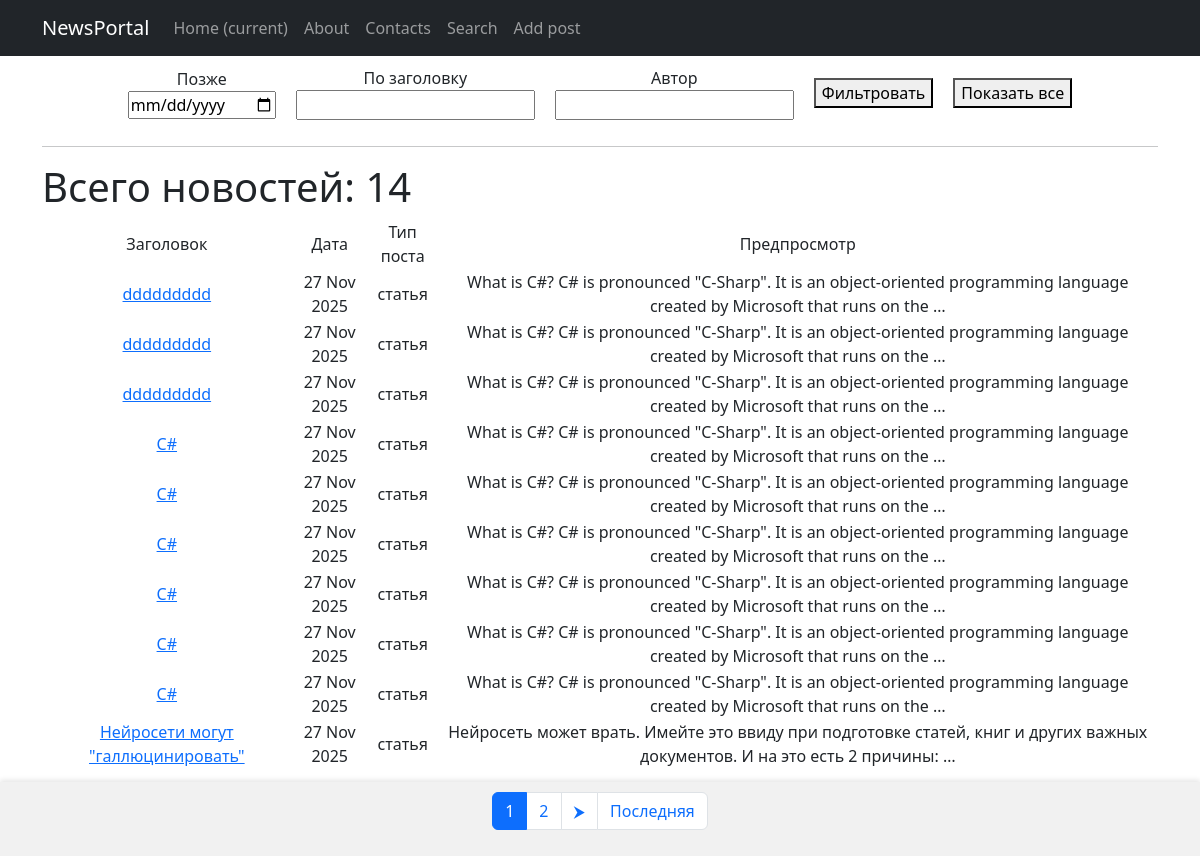
Page /news/search/ on the earlier database version.
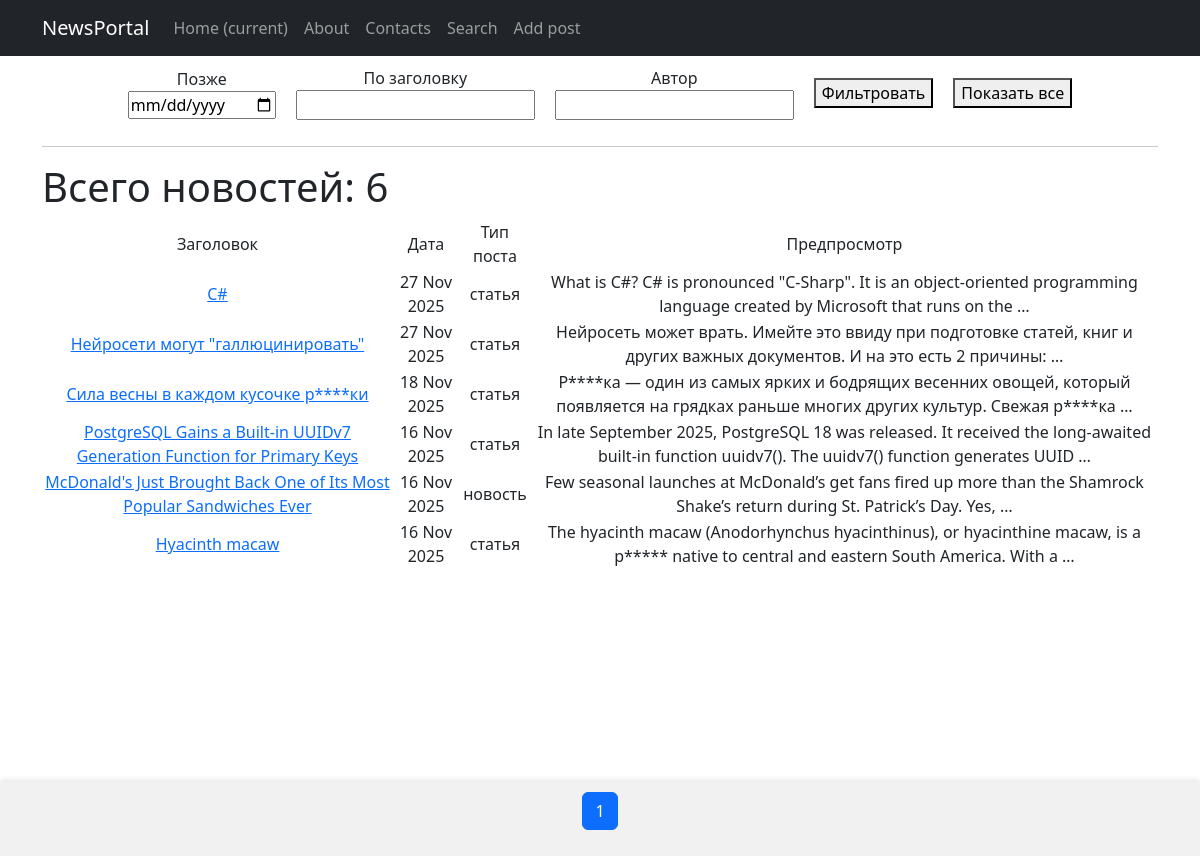
Same page on the later database version.
### news/models.py (models this page shows, shortened)
class Post(models.Model):
    POST_TYPES = [
        ('n', 'новость'),
        ('a', 'статья')
    ]
    author = models.ForeignKey(Author, on_delete=models.CASCADE)
    post_type = models.CharField(max_length=1, choices=POST_TYPES)
    date_time = models.DateTimeField(auto_now_add=True)
    category = models.ManyToManyField(Category, through='PostCategory')
    title = models.CharField(max_length=255)
    text = models.TextField()
    rating = models.IntegerField(default=0)

### news/views.py (the view)
# urls.py: path('search/', SearchNews.as_view(), name='news_search'),  # <-- новый путь
class SearchNews(ListView):
    model = Post
    ordering = '-date_time'
    template_name = 'search.html'
    context_object_name = 'news'
    paginate_by = 10
    def get_queryset(self):
        queryset = super().get_queryset()
        self.filterset = PostFilter(self.request.GET, queryset=queryset)
        return self.filterset.qs
    def get_context_data(self, **kwargs):
        context = super().get_context_data(**kwargs)
        context['filterset'] = self.filterset
        context['total_news'] = self.get_queryset().count()  # <-- добавляем общее количество
        return context

### news/templatetags/custom_filters.py (called while the page is built)
@register.filter()
def censor(txt: str):
    stop_words = ['редис', 'parrot',]
    stop_words.extend([word.title() for word in stop_words])
    for stop_word in stop_words:
        txt = txt.replace(stop_word, stop_word[0] + '*' * (len(stop_word) - 1))
    return txt

### templates/search.html (shortened to what this page needs)
{% extends 'flatpages/default.html' %}
{% load custom_filters %}
{% block content %}
<div class="page-container">
    <form method="GET" style="
        display:flex; gap:20px;
        align-items:center;
        justify-content: center; /* центрирование по горизонтали */
        flex-wrap:nowrap;
        margin-top: 10px; /* отступ сверху */
        margin-bottom: 10px; /* отступ снизу */
    ">
        <div>
            <label>{{ filterset.form.date.label }}</label><br>
            {{ filterset.form.date }}
        </div>
        <div>
            <label>{{ filterset.form.name.label }}</label><br>
            {{ filterset.form.name }}
        </div>
        <div>
            <label>{{ filterset.form.author.label }}</label><br>
            {{ filterset.form.author }}
        </div>
        <button type="submit">Фильтровать</button>
        <a href="{% url 'news_search' %}"><button type="button">Показать все</button></a>
    </form>
    <hr>
    <div class="content">
        {% if news %}
            <h1 style="text-align: left;">Всего новостей: {{ total_news }}</h1>
            <table>
                <tr>
                    <td>Заголовок</td>
                    <td>Дата</td>
                    <td>Тип поста</td>
                    <td>Предпросмотр</td>
                </tr>
                {% for item in news %}
                <tr>
                    <td>
                        <a href="{% url 'post' item.id %}">{{ item.title|censor }}</a>
                    </td>
                    <td>{{ item.date_time|date:'d M Y' }}</td>
                    <td>{{ item.get_post_type_display }}</td>
                    <td>{{ item.text|truncatewords:20|censor }}</td>
                </tr>
                {% endfor %}
            </table>
        {% else %}
            <h1>Новостей нет!</h1>
        {% endif %}
    </div>
    <div class="pagination-container">
        <nav aria-label="Page navigation">
            <ul class="pagination justify-content-center">
                {% for num in page_obj.paginator.page_range %}
                    {% if num == page_obj.number %}
                        <li class="page-item active"><span class="page-link">{{ num }}</span></li>
                    {% elif num >= page_obj.number|add:-2 and num <= page_obj.number|add:2 %}
                        <li class="page-item"><a class="page-link" href="?page={{ num }}">{{ num }}</a></li>
                    {% endif %}
                {% endfor %}
                {% if page_obj.has_next %}
                    <li class="page-item"><a class="page-link" href="?page={{ page_obj.next_page_number }}">⮞</a></li>
                {% endif %}
                {% if page_obj.number < page_obj.paginator.num_pages %}
                    <li class="page-item"><a class="page-link" href="?page={{ page_obj.paginator.num_pages }}">Последняя</a></li>
                {% endif %}
            </ul>
        </nav>
    </div>
</div>
{% endblock content %}

Differences in the rows shown:
removed Post: title|censor "ddddddddd", date_time "27 Nov 2025", post_type "статья", text|censor "What is C#? C# is pronounced \"C-Sharp\". It is an object-oriented programming language created by Microsoft that runs on the …"
removed Post: title|censor "ddddddddd", date_time "27 Nov 2025", post_type "статья", text|censor "What is C#? C# is pronounced \"C-Sharp\". It is an object-oriented programming language created by Microsoft that runs on the …"
removed Post: title|censor "ddddddddd", date_time "27 Nov 2025", post_type "статья", text|censor "What is C#? C# is pronounced \"C-Sharp\". It is an object-oriented programming language created by Microsoft that runs on the …"
removed Post: title|censor "C#", date_time "27 Nov 2025", post_type "статья", text|censor "What is C#? C# is pronounced \"C-Sharp\". It is an object-oriented programming language created by Microsoft that runs on the …"
removed Post: title|censor "C#", date_time "27 Nov 2025", post_type "статья", text|censor "What is C#? C# is pronounced \"C-Sharp\". It is an object-oriented programming language created by Microsoft that runs on the …"
removed Post: title|censor "C#", date_time "27 Nov 2025", post_type "статья", text|censor "What is C#? C# is pronounced \"C-Sharp\". It is an object-oriented programming language created by Microsoft that runs on the …"
removed Post: title|censor "C#", date_time "27 Nov 2025", post_type "статья", text|censor "What is C#? C# is pronounced \"C-Sharp\". It is an object-oriented programming language created by Microsoft that runs on the …"
removed Post: title|censor "C#", date_time "27 Nov 2025", post_type "статья", text|censor "What is C#? C# is pronounced \"C-Sharp\". It is an object-oriented programming language created by Microsoft that runs on the …"
now on this page (row unchanged): Post: title|censor "Сила весны в каждом кусочке р****ки", date_time "18 Nov 2025", post_type "статья", text|censor "Р****ка — один из самых ярких и бодрящих весенних овощей, который появляется на грядках раньше многих других культур. Свежая р****ка …"
now on this page (row unchanged): Post: title|censor "PostgreSQL Gains a Built-in UUIDv7 Generation Function for Primary Keys", date_time "16 Nov 2025", post_type "статья", text|censor "In late September 2025, PostgreSQL 18 was released. It received the long-awaited built-in function uuidv7(). The uuidv7() function generates UUID …"
now on this page (row unchanged): Post: title|censor "McDonald's Just Brought Back One of Its Most Popular Sandwiches Ever", date_time "16 Nov 2025", post_type "новость", text|censor "Few seasonal launches at McDonald’s get fans fired up more than the Shamrock Shake’s return during St. Patrick’s Day. Yes, …"
now on this page (row unchanged): Post: title|censor "Hyacinth macaw", date_time "16 Nov 2025", post_type "статья", text|censor "The hyacinth macaw (Anodorhynchus hyacinthinus), or hyacinthine macaw, is a p***** native to central and eastern South America. With a …"
Other differences:
{{ total_news }}: "14" → "6"
list line gone: "2"
text no longer shown: "⮞ Последняя"
